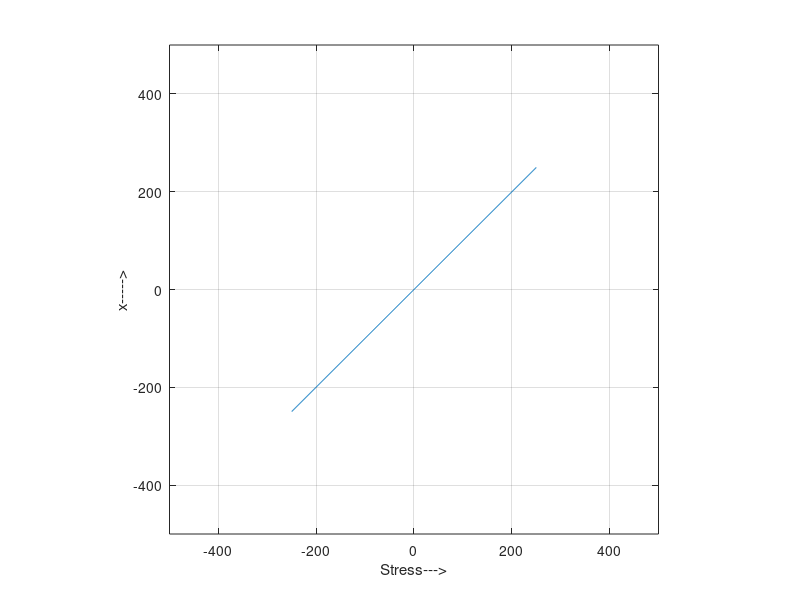
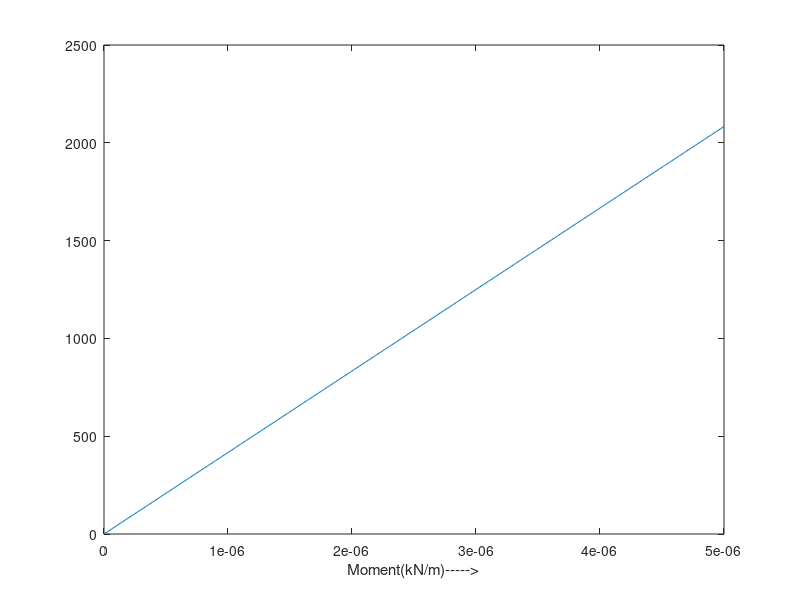
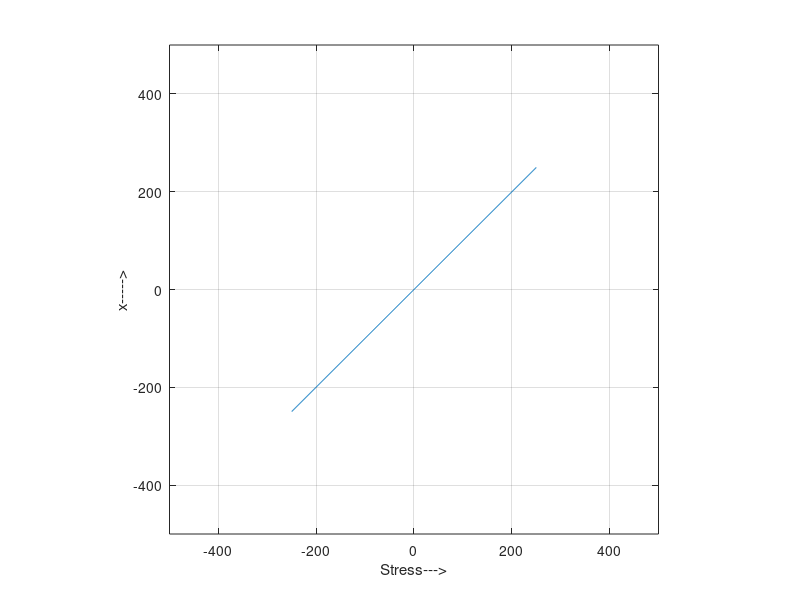
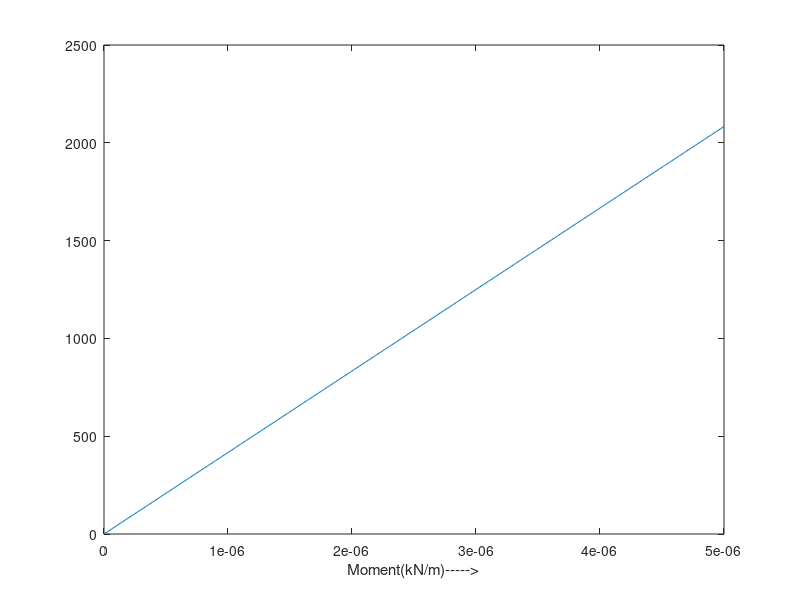

MATLAB code for these plots, in order:
%%Strain softening homogenous

%%Input
%Geometry(Rectangular)
b=200;        %mm
d=500;        %mm
N=500;        %No. of disretized strips along depth
d_phi=1e-8;  %Delta phi, mm^-1
%Material model
E=2e5;        %Young's Modulus N/mm2
sig_y=250;    %Yield stress:   Mpa
e_y=sig_y/E;  %Yield strain
s_ratio=0.1;  %Strain softening ratio E_soft=-E*s_ratio
E_soft=-E*s_ratio;
e_max=0.0035; %Maximum strain after which unloading occurs
%kinematic softening 

%%Initializing M-phi curve array values
%At each step we will increse phi and calculate M and store at
%Moment[counter] and Curvature[counter], then counter++
counter=1;
curr_phi=0;
Moment=zeros(100000,1);
Curvature=zeros(100000,1);

%Dicretizing the section along depth
Fiber_dist=zeros(N,1);
Fiber_dist(1,1)=d/(2*N);
Fiber_depth=(d/N);
for i=2:length(Fiber_dist)
    Fiber_dist(i,1)=Fiber_dist(i-1,1)+Fiber_depth;
end
Fiber_dist=Fiber_dist-(d/2);   %Distances from neutral axis

Strain=zeros(N,1);      %Strain along depth
Stress=zeros(N,1);      %Stress along depth

%Case-1: Elastic region, e<e_y
e=curr_phi*(d/2); %Strain in extreme fiber
while(e<=e_y)
    %Calculate strains
    Strain=curr_phi.*Fiber_dist;
    Stress=E*Strain;
    Moment(counter,1)=sum(Stress.*Fiber_dist*b*Fiber_depth*1e-6);
    Curvature(counter,1)=curr_phi;
    curr_phi=curr_phi+d_phi;
    e=curr_phi*(d/2);
    counter=counter+1;
    
end
figure();
plot(Stress,Fiber_dist);
xlabel("Stress--->")
ylabel("x----->")
axis ( [-2*max(Stress) 2*max(Stress) -d d] )
grid on;
axis square;

figure;
plot(Curvature(1:counter-1),Moment(1:counter-1));
xlabel("Curvature--->")
xlabel("Moment(kN/m)----->")

%Case-2: Strain softening, e_y<e<e_max
e=curr_phi*(d/2); %Strain in extreme fiber
while(e<=e_y)
    %Calculate strains
    Strain=curr_phi.*Fiber_dist;
    Stress=E*Strain;
    Moment(counter,1)=sum(Stress.*Fiber_dist*b*Fiber_depth*1e-6);
    Curvature(counter,1)=curr_phi;
    curr_phi=curr_phi+d_phi;
    e=curr_phi*(d/2);
    counter=counter+1;
    
end
figure();
plot(Stress,Fiber_dist);
xlabel("Stress--->")
ylabel("x----->")
axis ( [-2*max(Stress) 2*max(Stress) -d d] )
grid on;
axis square;

figure;
plot(Curvature(1:counter-1),Moment(1:counter-1));
xlabel("Curvature--->")
xlabel("Moment(kN/m)----->")